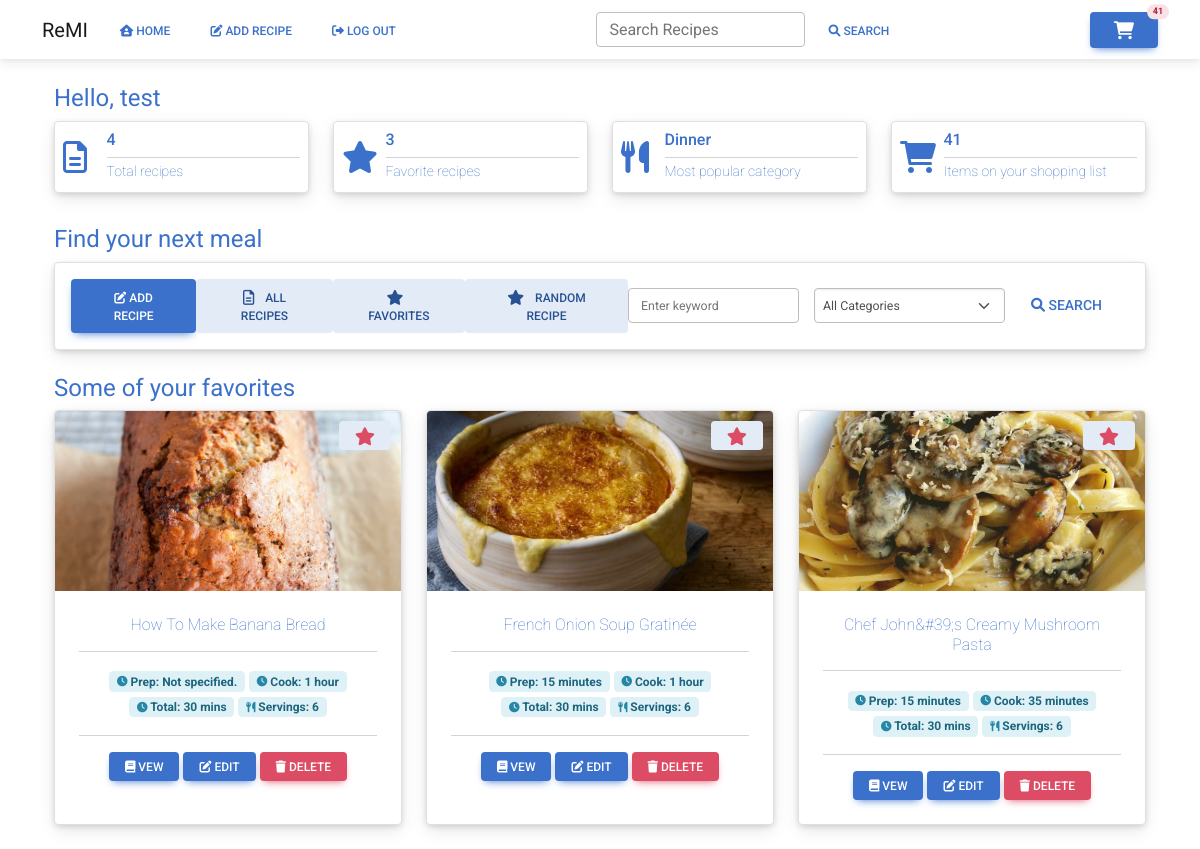
Page / (signed in) on the earlier database version.
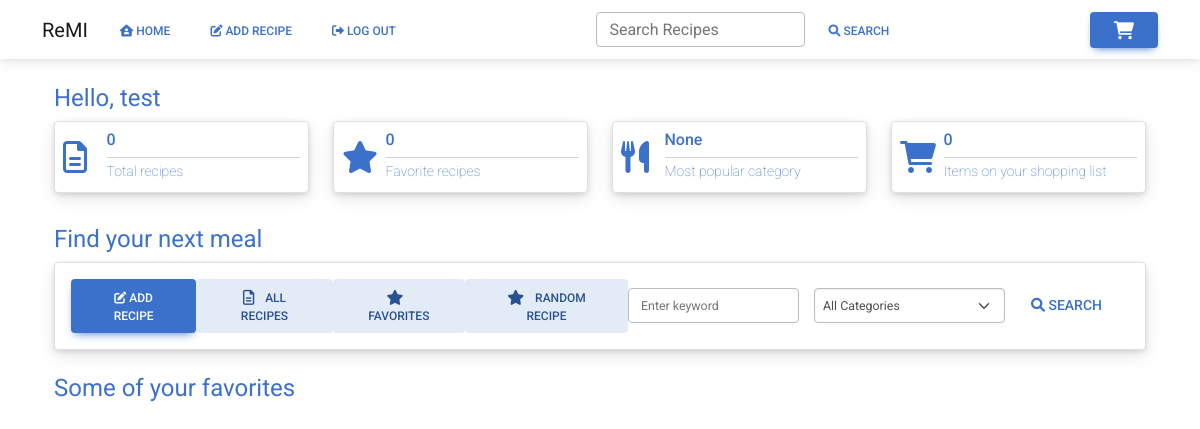
Same page on the later database version.
### website/models.py (models this page shows)
class User(db.Model, UserMixin):
    id = db.Column(db.Integer, primary_key=True)
    email = db.Column(db.String(150), unique=True)
    password = db.Column(db.String(150))
    first_name = db.Column(db.String(50))
    recipes = db.relationship('Recipe')

class Recipe(db.Model):
    id = db.Column(db.Integer, primary_key=True)
    uuid = db.Column(db.Integer, primary_key=False)
    username = db.Column(db.Integer, db.ForeignKey('user.id'))
    recipe_name = db.Column(db.String(200))
    prep_time = db.Column(db.Integer, primary_key=False)
    cook_time = db.Column(db.Integer, primary_key=False)
    total_time = db.Column(db.Integer, primary_key=False)
    ingredients = db.Column(db.String())
    servings = db.Column(db.String())
    ingredients_quantity = db.Column(db.String())
    ingredients_measurement = db.Column(db.String())
    instructions = db.Column(db.String())
    original_url = db.Column(db.String())
    date_parsed = db.Column(db.String())
    image = db.Column(db.String())
    favorite = db.Column(db.Boolean, default=False)
    category = db.Column(db.String())
    ingredient_list = db.relationship('Ingredients')
    tags = db.relationship('Tag', secondary=recipe_tag, backref='recipe')

### website/views.py (the view)
@views.route('/', methods=['GET', 'POST'])
@login_required
def home():
    recipes = Recipe.query.filter_by(username=current_user.id, favorite=True).all()
    favorite_total = Recipe.query.filter_by(username=current_user.id, favorite=True).count()
    total_recipes = Recipe.query.filter_by(username=current_user.id).count()
    category_query = db.session.query(
        Recipe.category, func.count(Recipe.id).label('qty')).group_by(Recipe.category).order_by(desc('qty')).limit(1)
    try:
        popular_category = category_query[0][0]
    except IndexError:
        popular_category = "None"
    shopping_list = ShoppingList.query.count()
    session['shopping_list'] = shopping_list
    return render_template("home.html", user=current_user, recipes=recipes, shopping_list=shopping_list,
                           favorite_total=favorite_total, total_recipes=total_recipes,
                           popular_category=popular_category)

### website/__init__.py (called while the page is built)
def create_app():
    app = Flask(__name__)
    app.config['SECRET_KEY'] = 'sdf897sdf987'
    app.config['SQLALCHEMY_DATABASE_URI'] = f'sqlite:///{DB_NAME}'
    db.init_app(app)
    from .views import views
    from .auth import auth
    app.register_blueprint(views, url_prefix='/')
    app.register_blueprint(auth, url_prefix='/')
    from .models import User, Recipe
    with app.app_context():
        db.create_all()
    login_manager = LoginManager()
    login_manager.login_view = 'auth.login'
    login_manager.init_app(app)
    @login_manager.user_loader
    def load_user(id):
        return User.query.get(int(id))
    return app

### website/templates/home.html (shortened to what this page needs)
{% extends "base.html" %}
{% block content %}
<br>
<div class="container">
    <div class="row">
        <div class="col">
            <h1 class="display-6 text-primary" style="font-size:1.5rem"><b>Hello, {{ user.first_name }}</b></h1>
        </div>
    </div>
    <div class="row justify-content-center mb-2">
        <div class="col-3">
            <div class="card mb-4 shadow-3-strong p-2 border" style="border-radius:4px;">
                <div class="row">
                    <div class="col-2 d-flex align-items-center"><i class="text-primary fa-regular fa-file-lines fa-2x"></i></div>
                    <div class="col">
                        <h5 class="text-primary" style="font-size:1rem">{{ total_recipes }}</h5>
                        <hr class="m-0">
                        <div class="col">
                            <span class="fw-lighter text-primary"><small>Total recipes</small></span>
                        </div>
                    </div>
                </div>
            </div>
        </div>
        <div class="col-3">
            <div class="card mb-4 shadow-3-strong p-2 border" style="border-radius:4px;">
                <div class="row">
                    <div class="col-2 d-flex align-items-center"><i class="text-primary fa-solid fa-star fa-2x"></i></div>
                    <div class="col">
                        <h5 class="text-primary" style="font-size:1rem">{{ favorite_total }}</h5>
                        <hr class="m-0">
                        <span class="fw-lighter text-primary"><small>Favorite recipes</small></span>
                    </div>
                </div>
            </div>
        </div>
        <div class="col-3">
            <div class="card mb-4 shadow-3-strong p-2 border" style="border-radius:4px;">
                <div class="row">
                    <div class="col-2 d-flex align-items-center"><i class="text-primary fa-solid fa-utensils fa-2x"></i></div>
                    <div class="col">
                        <h5 class="text-primary" style="font-size:1rem">{{ popular_category }}</h5>
                        <hr class="m-0">
                        <span class="fw-lighter text-primary"><small>Most popular category</small></span>
                    </div>
                </div>
            </div>
        </div>
        <div class="col-3">
            <div class="card mb-4 shadow-3-strong p-2 border" style="border-radius:4px;">
                <div class="row">
                    <div class="col-2 d-flex align-items-center"><i class="text-primary fa-sharp fa-solid fa-cart-shopping fa-2x"></i></div>
                    <div class="col">
                        {% if shopping_list %}
                        <h5 class="text-primary" style="font-size:1rem">{{ shopping_list }}</h5>
                        <hr class="m-0">
                        <span class="fw-lighter text-primary"><small>Items on your shopping list</small></span>
                        {% else %}
                         <h5 class="text-primary" style="font-size:1rem">{{ shopping_list }}</h5>
                        <hr class="m-0">
                        <span class="fw-lighter text-primary"><small>Items on your shopping list</small></span>
                        {% endif %}
                    </div>
                </div>
            </div>
        </div>
    </div>
    <div class="row">
        <div class="col">
            <h1 class="display-6 text-primary" style="font-size:1.5rem"><b>Find your next meal</b></h1>
        </div>
    </div>
    <div class="row mb-4">
        <div class="col">
            <div class="card shadow-3-strong p-3 border" style="border-radius:4px;">
                <div class="row">
                    <div class="col d-flex justify-content-between">
                        <a class="btn btn-primary" href="/add_recipe"><i class="fa-solid fa-pen-to-square"></i> Add Recipe</a>
                        <a class="btn btn-secondary" href="/all_recipes"> All Recipes</a>
                        <button class="btn btn-secondary"> Favorites</button>
                        <button class="btn btn-secondary"> Random Recipe</button>
                        <form class="input-group w-50 my-auto d-none d-sm-flex">
                            <input
                                    autocomplete="off"
                                    type="search"
                                    class="form-control rounded form-control-sm me-3"
                                    placeholder="Enter keyword"
                                    style="min-width: 125px;"
                            />
                            <select class="form-select rounded form-select-sm" data-style="btn-info"
                                    id="recipe_category" name="recipe_category">
                                <option value="0">All Categories</option>
                            </select>
                            <button class="btn btn-link btn-lg"><i class="fa-solid fa-magnifying-glass"></i> Search
                            </button>
                        </form>
                    </div>
                </div>
            </div>
        </div>
    </div>
    <div class="row mt-3">
        <div class="col">
            <h1 class="display-6 text-primary" style="font-size:1.5rem"><b>Some of your favorites</b></h1>
        </div>
    </div>
    <div class="row">
        {% for recipe in recipes %}
        <div class="d-flex justify-content-between col-lg-4 col-md-3 col-sm-6">
            <div class="card mb-4 shadow-3-strong border" style="border-radius:4px;">
                <img class="card-img-top" src="{{ url_for('static', filename=recipe.image) }}" style="width: 100%;height: 15vw;object-fit: cover;
            border-top-left-radius:4px; border-top-right-radius:4px">
                {% if recipe.favorite == True %}
                <button class="btn btn-secondary btn-sm" onclick="remove_favorite('{{ recipe.id }}')"
                        style="position:absolute; top: 10px; right: 10px">
                </button>
                {% else %}
                <button class="btn btn-secondary btn-sm" onclick="add_favorite('{{ recipe.id }}')"
                        style="position:absolute; top: 10px; right: 10px">
                    <i class="fa-regular fa-star fa-xl text-danger"></i>
                </button>
                {% endif %}
                <div class="card-body text-center rounded-4">
                    <h6 class="card-title"><span class=" text-primary fw-lighter">{{ recipe.recipe_name }}</span>
                    </h6>
                    <hr/>
                    <span class="badge badge-info"> Prep: {{ recipe.prep_time }}</span>
                    <span class="badge badge-info"> Cook: {{ recipe.cook_time }}</span></span>
                    <span class="badge badge-info"> Total: 30 mins</span></span>
                    <span class="badge badge-info"> Servings: 6</span></span>
                    <hr/>
                    <a href="view_recipe?recipe_uuid={{ recipe.uuid }}" class="btn btn-primary btn-sm"><i
                            class="fa fa-book"></i> Vew
                    </a>
                    <button type="button" class="btn btn-primary btn-sm"><i class="fa-solid fa-pen-to-square"></i>
                        Edit
                    </button>
                    <button type="button" class="btn btn-danger btn-sm" data-mdb-toggle="modal"
                            data-mdb-target="#delete_recipe" data-recipe-title="{{ recipe.recipe_name }}"
                            data-recipe-uuid="{{ recipe.uuid }}"><i class="fa fa-trash"></i>
                        Delete
                    </button>
                </div>
            </div>
        </div>
        {% endfor %}
    </div>
</div>
{% endblock %}

### website/templates/base.html (shortened to what this page needs)
<!DOCTYPE html>
<html>
<head>
    <link
            href="https://cdnjs.cloudflare.com/ajax/libs/font-awesome/6.0.0/css/all.min.css"
            rel="stylesheet"
    />
    <link
            href="https://cdnjs.cloudflare.com/ajax/libs/mdb-ui-kit/6.0.1/mdb.min.css"
            rel="stylesheet"
    />
    <link rel="stylesheet" href="https://cdn.jsdelivr.net/npm/select2@4.1.0-rc.0/dist/css/select2.min.css"/>
    <link rel="stylesheet"
          href="https://cdn.jsdelivr.net/npm/select2-bootstrap-5-theme@1.3.0/dist/select2-bootstrap-5-theme.min.css"/>
</head>
<body>
<nav class="navbar navbar-expand-lg navbar-light">
    <div class="container">
        <div class="d-flex">
            <a class="navbar-brand" href="#">ReMI</a>
            <div class="collapse navbar-collapse" id="navbarSupportedContent">
                <ul class="navbar-nav mr-auto">
                    {% if user.is_authenticated %}
                    <li class="nav-item">
                        <a class="btn btn-link px-3 me-2" id="home" href="/"><i class="fa-solid fa-house-user"></i> Home</a>
                    </li>
                    <li class="nav-item">
                        <a class="btn btn-link px-3 me-2" id="add_recipe" href="/add_recipe"><i
                                class="fa-solid fa-pen-to-square"></i> Add Recipe</a>
                    </li>
                    <li class="nav-item">
                        <a class="btn btn-link px-3 me-2" id="logout" href="/logout"><i
                                class="fa-solid fa-right-from-bracket"></i> Log Out</a>
                    </li>
                    {% endif %}
                </ul>
            </div>
        </div>
        <div class="navbar-nav flex-row d-none d-md-flex">
            <form class="input-group w-auto my-auto d-none d-sm-flex">
                <input
                        autocomplete="off"
                        type="search"
                        class="form-control rounded"
                        placeholder="Search Recipes"
                        style="min-width: 125px;"
                />
                <button class="btn btn-link"><i class="fa-solid fa-magnifying-glass"></i> Search</button>
            </form>
        </div>
        <div class="d-flex align-items-center">
            <a href="/cart" class="btn btn-primary position-relative">
                {% if shopping_list %}
                <span class="position-absolute top-0 start-100 translate-middle badge rounded-pill badge-danger">
    {{ shopping_list }}
  </span>
                {% endif %}
            </a>
        </div>
    </div>
</nav>
<div class="container">
    {% block content %}
    {% endblock %}
</div>
</body>
</html>

Differences in the rows shown:
removed Recipe: image (picture), recipe_name "How To Make Banana Bread", prep_time "Not specified.", cook_time "1 hour"
removed Recipe: image (picture), recipe_name "French Onion Soup Gratinée", prep_time "15 minutes", cook_time "1 hour"
removed Recipe: image (picture), recipe_name "Chef John&#39;s Creamy Mushroom Pasta", prep_time "15 minutes", cook_time "35 minutes"
Other differences:
{{ total_recipes }}: "4" → "0"
{{ favorite_total }}: "3" → "0"
{{ popular_category }}: "Dinner" → "None"
{{ shopping_list }}: (not shown) → "0"
{{ shopping_list }}: "41" → (not shown)
